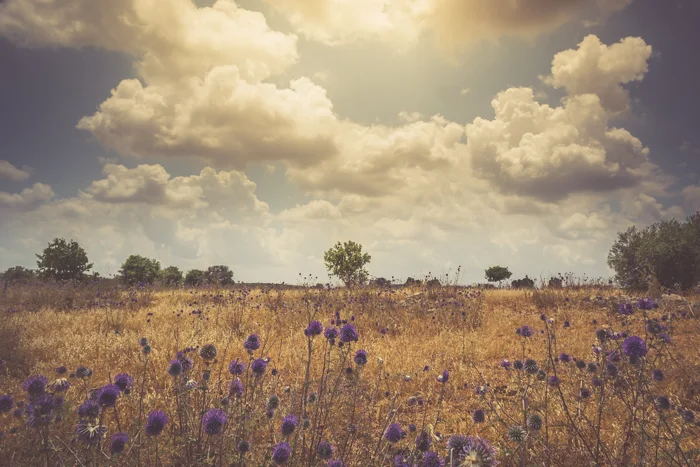
#> input picture Lab3/col.jpg, 700 x 467 px
$ python cw3_19.py
#> lines starting #> are read from the running program, lines starting #| are printed output that depends on the picture
# -*- coding: utf-8 -*-
"""
Created on Wed Mar 13 11:35:29 2024

@author: Asus
"""
import cv2
import numpy as np
import matplotlib.pyplot as plt

def histrogram_equlization(s,image):
    histrogram= np.zeros(256,dtype=np.float32)
    for i in range(image.shape[0]):
        for j in range(image.shape[1]):
            pixel=image[i,j]
            histrogram[pixel]+=1

    """plt.figure(1)
    plt.title("input Histogram")
    plt.plot(histrogram)
    plt.show()"""

    pdf = np.zeros(256,dtype=np.float32)
    m,n=image.shape
    size = m*n
    for i in range(0,256):
        pdf[i] = histrogram[i]/size

    plt.figure(1)
    plt.title(s+" PDF")
    plt.plot(pdf)
    plt.show()

    cdf = np.zeros(256,dtype = np.float32)
    cdf[0] =pdf[0]
    for i in range(1,256):
        cdf[i] = cdf[i-1] + pdf[i]

    for i in range(1,256):
        cdf[i] = round(cdf[i]*255)

    plt.figure(3)
    plt.title(s+ " CDF")
    plt.plot(cdf)
    plt.show()
    equalized_image = np.zeros_like(image)

    for i in range(image.shape[0]):
        for j in range(image.shape[1]):
            equalized_image[i,j]=cdf[image[i,j]]
    # [4 lines of commented-out code are left out]
    return equalized_image


image = cv2.imread('col.jpg',cv2.IMREAD_COLOR)
#> image is the input picture: shape (467, 700, 3); mean B, G, R 114.7, 136.5, 157.1
plt.figure(1,figsize=(20, 10))
#img = cv2.imread(r"col.jpg")
cv2.imshow("input", image)
color = ('b','g','r')
b1,g1,r1= cv2.split(image)
for i,col in enumerate(color):
    plt.subplot(2, 3, i+1)
    histr, _ = np.histogram(image[:,:,i],256,[0,256])
    plt.plot(histr,color = col)  #Add histogram to our plot
    plt.title('Channel'+str(i+1))
plt.show()
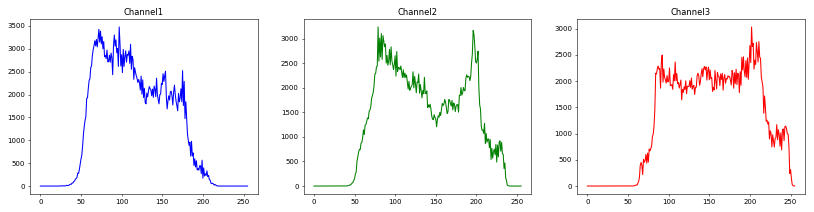
#> figure drawn by matplotlib, 3 panels; panel 1: curve peaks at x = 97, y = 3479; panel 2: curve peaks at x = 79, y = 3237; panel 3: curve peaks at x = 202, y = 3031
b1_equalized = histrogram_equlization("RGB Blue",b1)
#> after the loop in histrogram_equlization, `for i in range(image.shape[0]):`: histrogram = 256 values, max 3479 at index 97, min 0 at index 0, mean 1277
#> after the loop in histrogram_equlization, `for i in range(0,256):`: pdf = 256 values, max 0.0106 at index 97, min 0 at index 0, mean 0.00391
#> after the loop in histrogram_equlization, `for i in range(1,256):`: cdf = 256 values from 0 to 1
#> after the loop in histrogram_equlization, `for i in range(1,256):`: cdf = 256 values from 0 to 255
#> after the loop in histrogram_equlization, `for i in range(image.shape[0]):`:
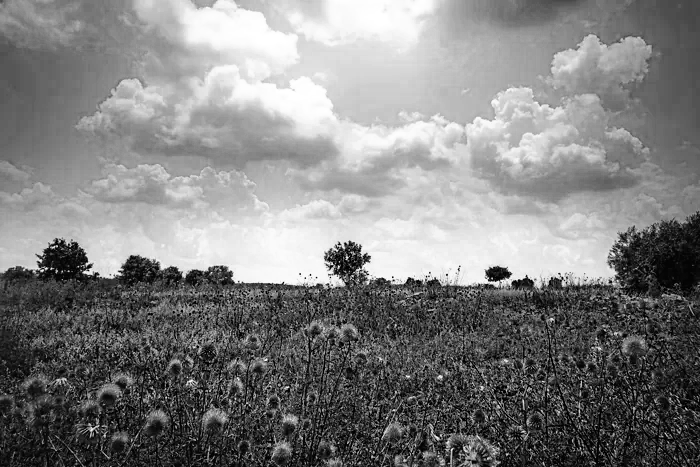
#> equalized_image: shape (467, 700); min 0, max 255, mean 128.4
g1_equalized = histrogram_equlization("RGB Green",g1)
#> call 2 of histrogram_equlization, with s = 'RGB Green'
#> after the loop in histrogram_equlization (call 2), `for i in range(image.shape[0]):`: histrogram = 256 values, max 3237 at index 79, min 0 at index 0, mean 1277
#> after the loop in histrogram_equlization (call 2), `for i in range(0,256):`: pdf = 256 values, max 0.0099 at index 79, min 0 at index 0, mean 0.00391
#> in histrogram_equlization (call 2), `plt.show()`:
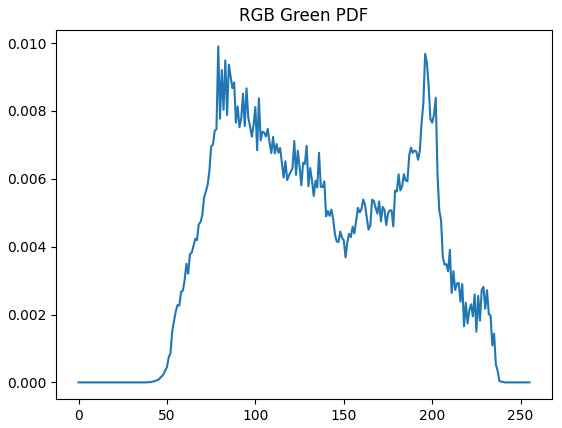
#> figure drawn by matplotlib, 1 panel; curve peaks at x = 79, y = 0.0099
#> after the loop in histrogram_equlization (call 2), `for i in range(1,256):`: cdf = 256 values from 0 to 1
#> after the loop in histrogram_equlization (call 2), `for i in range(1,256):`: cdf = 256 values from 0 to 255
#> after the loop in histrogram_equlization (call 2), `for i in range(image.shape[0]):`:
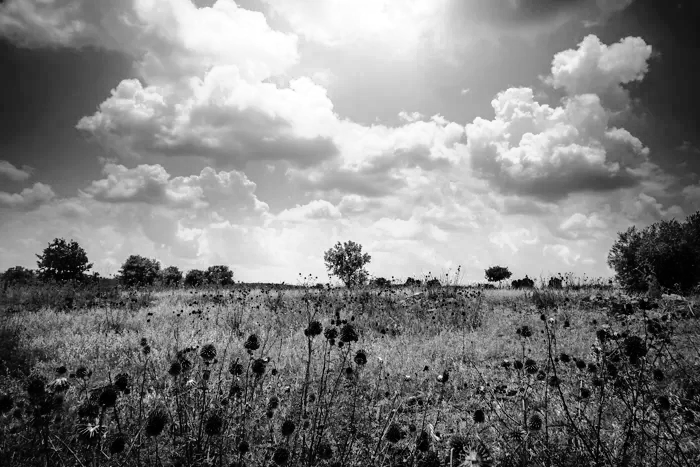
#> equalized_image: shape (467, 700); min 0, max 255, mean 128.3
r1_equalized = histrogram_equlization("RGB Red",g1)

merged_rgb=cv2.merge((b1_equalized,g1_equalized,r1_equalized))
#plt.title("RGB Image")

cv2.imshow("b1_equalized",b1_equalized)
cv2.imshow("g1_equalized",g1_equalized)
cv2.imshow("r1_equalized",r1_equalized)
cv2.imshow("Merged",merged_rgb)
cv2.waitKey(0)
cv2.destroyAllWindows()

img_hsv = cv2.cvtColor(image, cv2.COLOR_BGR2HSV)
#> img_hsv: shape (467, 700, 3); mean H, S, V 32.3, 71.3, 157.5
h,s,v=cv2.split(img_hsv)
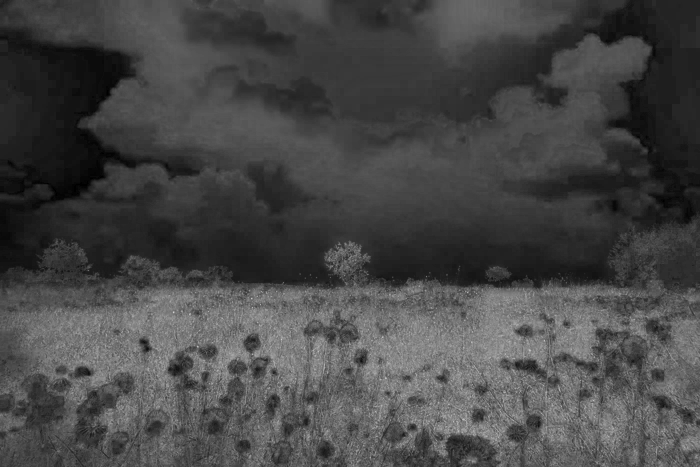
#> s: shape (467, 700); min 0, max 208, mean 71.3
plt.figure(2,figsize=(20, 10))
plt.subplot(2, 3, 1)
plt.imshow(cv2.cvtColor(image, cv2.COLOR_BGR2RGB))
plt.subplot(2, 3, 3)
histr, _ = np.histogram(img_hsv[:,:,2],256,[0,256])
#> histr = 256 values, max 3042 at index 97, min 0 at index 0, mean 1277
plt.plot(histr,color = 'b')
v1_equalized = histrogram_equlization("HSV Value Channel",v)
#> call 4 of histrogram_equlization, with s = 'HSV Value Channel'
#> after the loop in histrogram_equlization (call 4), `for i in range(image.shape[0]):`: histrogram has the same summary as histr outside histrogram_equlization
#> after the loop in histrogram_equlization (call 4), `for i in range(0,256):`: pdf = 256 values, max 0.00931 at index 97, min 0 at index 0, mean 0.00391
#> in histrogram_equlization (call 4), `plt.show()`:
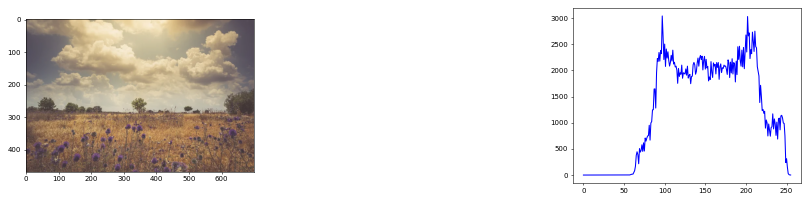
#> figure drawn by matplotlib, 2 panels; panel 2: curve peaks at x = 97, y = 3042
#> after the loop in histrogram_equlization (call 4), `for i in range(1,256):`: cdf = 256 values from 0 to 1
#> after the loop in histrogram_equlization (call 4), `for i in range(1,256):`: cdf = 256 values from 0 to 255
merged=cv2.merge((h,s,v1_equalized))
#> merged: shape (467, 700, 3); mean H, S, V 32.3, 71.3, 128.3
img_hsv2 = cv2.cvtColor(merged, cv2.COLOR_HSV2RGB)
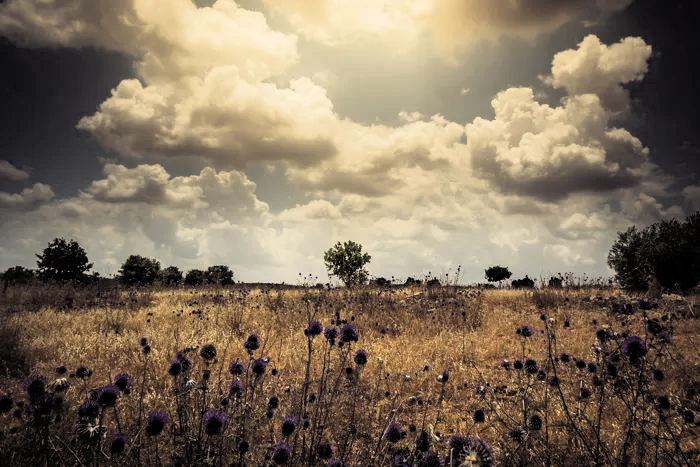
#> img_hsv2: shape (467, 700, 3); mean R, G, B 128.1, 112.3, 92.4
cv2.imshow("hue",h)
cv2.imshow("sat",s)
cv2.imshow("v1_equalized",v1_equalized)
cv2.imshow("HSV",merged)
cv2.imshow("HSVToRGB",img_hsv2)
cv2.waitKey(0)
cv2.destroyAllWindows()

$ run again, with Lab3/equalized_img.png saved as Lab3/col.jpg
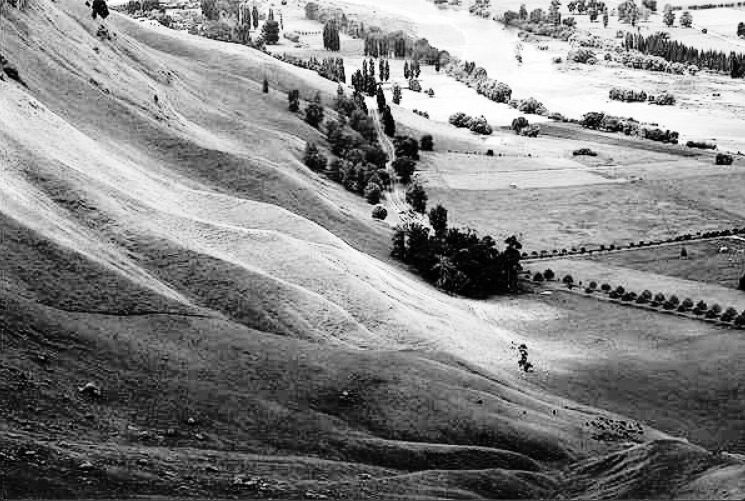
#> input picture Lab3/equalized_img.png, 745 x 501 px
#> image is the input picture: shape (501, 745, 3); min 0, max 255, mean 130.5
#> after the loop in histrogram_equlization, `for i in range(image.shape[0]):`: histrogram = 256 values, max 2233 at index 64, min 253 at index 0, mean 1458
#> after the loop in histrogram_equlization, `for i in range(0,256):`: pdf = 256 values, max 0.00598 at index 64, min 0.000678 at index 0, mean 0.00391
#> after the loop in histrogram_equlization, `for i in range(1,256):`: cdf = 256 values from 0.000678 to 1
#> after the loop in histrogram_equlization, `for i in range(1,256):`: cdf = 256 values, max 255 at index 254, min 0 at index 1, mean 125.1
#> in histrogram_equlization (call 2), `plt.show()`:
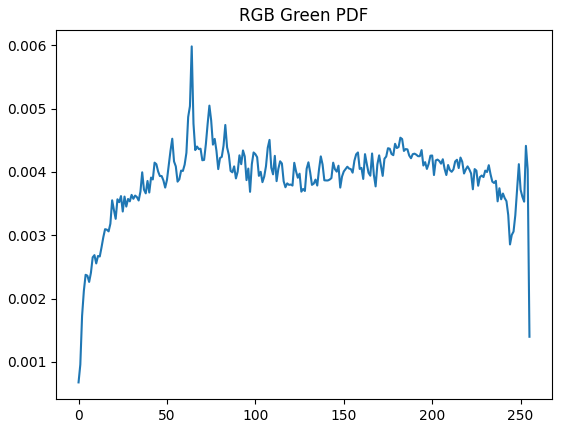
#> figure drawn by matplotlib, 1 panel; curve peaks at x = 64, y = 0.00598
#> after the loop in histrogram_equlization (call 2), `for i in range(1,256):`: cdf = 256 values from 0.000678 to 1
#> after the loop in histrogram_equlization (call 2), `for i in range(1,256):`: cdf = 256 values, max 255 at index 254, min 0 at index 1, mean 125.1
#> img_hsv: shape (501, 745, 3); mean H, S, V 0, 0, 130.5
#> h: shape (501, 745); every value is 0
#> histr has the same summary as histrogram in histrogram_equlization
#> in histrogram_equlization (call 4), `plt.show()`:
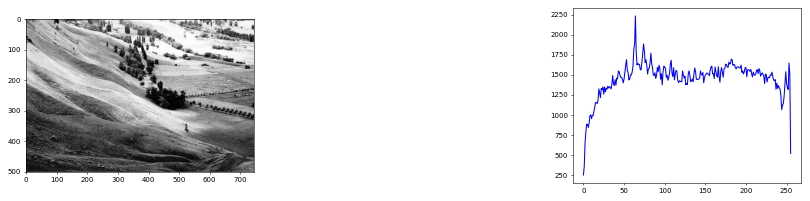
#> figure drawn by matplotlib, 2 panels; panel 2: curve peaks at x = 64, y = 2233
#> after the loop in histrogram_equlization (call 4), `for i in range(1,256):`: cdf = 256 values from 0.000678 to 1
#> after the loop in histrogram_equlization (call 4), `for i in range(1,256):`: cdf = 256 values, max 255 at index 254, min 0 at index 1, mean 125.1
#> merged: shape (501, 745, 3); mean H, S, V 0, 0, 128
